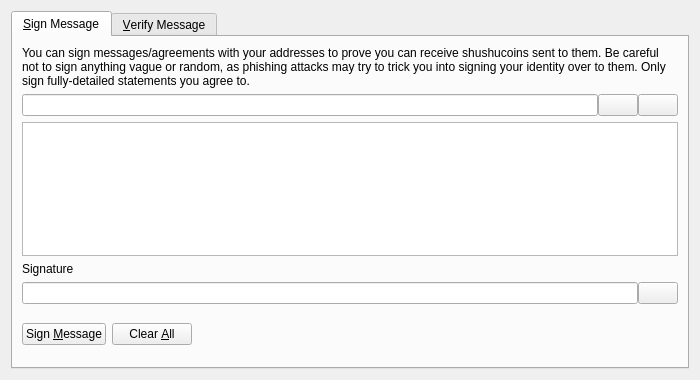
<?xml version="1.0" encoding="UTF-8"?>
<ui version="4.0">
 <class>SignVerifyMessageDialog</class>
 <widget class="QDialog" name="SignVerifyMessageDialog">
  <property name="geometry">
   <rect>
    <x>0</x>
    <y>0</y>
    <width>700</width>
    <height>380</height>
   </rect>
  </property>
  <property name="windowTitle">
   <string>Signatures - Sign / Verify a Message</string>
  </property>
  <property name="modal">
   <bool>true</bool>
  </property>
  <layout class="QVBoxLayout" name="verticalLayout">
   <item>
    <widget class="QTabWidget" name="tabWidget">
     <property name="currentIndex">
      <number>0</number>
     </property>
     <widget class="QWidget" name="tabSignMessage">
      <attribute name="title">
       <string>&amp;Sign Message</string>
      </attribute>
      <layout class="QVBoxLayout" name="verticalLayout_SM">
       <item>
        <widget class="QLabel" name="infoLabel_SM">
         <property name="text">
          <string>You can sign messages/agreements with your addresses to prove you can receive shushucoins sent to them. Be careful not to sign anything vague or random, as phishing attacks may try to trick you into signing your identity over to them. Only sign fully-detailed statements you agree to.</string>
         </property>
         <property name="textFormat">
          <enum>Qt::PlainText</enum>
         </property>
         <property name="wordWrap">
          <bool>true</bool>
         </property>
        </widget>
       </item>
       <item>
        <layout class="QHBoxLayout" name="horizontalLayout_1_SM">
         <property name="spacing">
          <number>0</number>
         </property>
         <item>
          <widget class="QValidatedLineEdit" name="addressIn_SM">
           <property name="toolTip">
            <string>The ShuShuCoin address to sign the message with</string>
           </property>
          </widget>
         </item>
         <item>
          <widget class="QPushButton" name="addressBookButton_SM">
           <property name="toolTip">
            <string>Choose previously used address</string>
           </property>
           <property name="text">
            <string/>
           </property>
           <property name="icon">
            <iconset resource="../bitcoin.qrc">
             <normaloff>:/icons/address-book</normaloff>:/icons/address-book</iconset>
           </property>
           <property name="shortcut">
            <string>Alt+A</string>
           </property>
           <property name="autoDefault">
            <bool>false</bool>
           </property>
          </widget>
         </item>
         <item>
          <widget class="QPushButton" name="pasteButton_SM">
           <property name="toolTip">
            <string>Paste address from clipboard</string>
           </property>
           <property name="text">
            <string/>
           </property>
           <property name="icon">
            <iconset resource="../bitcoin.qrc">
             <normaloff>:/icons/editpaste</normaloff>:/icons/editpaste</iconset>
           </property>
           <property name="shortcut">
            <string>Alt+P</string>
           </property>
           <property name="autoDefault">
            <bool>false</bool>
           </property>
          </widget>
         </item>
        </layout>
       </item>
       <item>
        <widget class="QPlainTextEdit" name="messageIn_SM">
         <property name="toolTip">
          <string>Enter the message you want to sign here</string>
         </property>
        </widget>
       </item>
       <item>
        <widget class="QLabel" name="signatureLabel_SM">
         <property name="text">
          <string>Signature</string>
         </property>
         <property name="textFormat">
          <enum>Qt::PlainText</enum>
         </property>
        </widget>
       </item>
       <item>
        <layout class="QHBoxLayout" name="horizontalLayout_2_SM">
         <property name="spacing">
          <number>0</number>
         </property>
         <item>
          <widget class="QLineEdit" name="signatureOut_SM">
           <property name="font">
            <font>
             <italic>true</italic>
            </font>
           </property>
           <property name="readOnly">
            <bool>true</bool>
           </property>
          </widget>
         </item>
         <item>
          <widget class="QPushButton" name="copySignatureButton_SM">
           <property name="toolTip">
            <string>Copy the current signature to the system clipboard</string>
           </property>
           <property name="text">
            <string/>
           </property>
           <property name="icon">
            <iconset resource="../bitcoin.qrc">
             <normaloff>:/icons/editcopy</normaloff>:/icons/editcopy</iconset>
           </property>
           <property name="autoDefault">
            <bool>false</bool>
           </property>
          </widget>
         </item>
        </layout>
       </item>
       <item>
        <layout class="QHBoxLayout" name="horizontalLayout_3_SM">
         <item>
          <widget class="QPushButton" name="signMessageButton_SM">
           <property name="toolTip">
            <string>Sign the message to prove you own this ShuShuCoin address</string>
           </property>
           <property name="text">
            <string>Sign &amp;Message</string>
           </property>
           <property name="icon">
            <iconset resource="../bitcoin.qrc">
             <normaloff>:/icons/edit</normaloff>:/icons/edit</iconset>
           </property>
           <property name="autoDefault">
            <bool>false</bool>
           </property>
          </widget>
         </item>
         <item>
          <widget class="QPushButton" name="clearButton_SM">
           <property name="toolTip">
            <string>Reset all sign message fields</string>
           </property>
           <property name="text">
            <string>Clear &amp;All</string>
           </property>
           <property name="icon">
            <iconset resource="../bitcoin.qrc">
             <normaloff>:/icons/remove</normaloff>:/icons/remove</iconset>
           </property>
           <property name="autoDefault">
            <bool>false</bool>
           </property>
          </widget>
         </item>
         <item>
          <spacer name="horizontalSpacer_1_SM">
           <property name="orientation">
            <enum>Qt::Horizontal</enum>
           </property>
           <property name="sizeHint" stdset="0">
            <size>
             <width>40</width>
             <height>48</height>
            </size>
           </property>
          </spacer>
         </item>
         <item>
          <widget class="QLabel" name="statusLabel_SM">
           <property name="font">
            <font>
             <weight>75</weight>
             <bold>true</bold>
            </font>
           </property>
           <property name="text">
            <string/>
           </property>
           <property name="wordWrap">
            <bool>true</bool>
           </property>
          </widget>
         </item>
         <item>
          <spacer name="horizontalSpacer_2_SM">
           <property name="orientation">
            <enum>Qt::Horizontal</enum>
           </property>
           <property name="sizeHint" stdset="0">
            <size>
             <width>40</width>
             <height>48</height>
            </size>
           </property>
          </spacer>
         </item>
        </layout>
       </item>
      </layout>
     </widget>
     <widget class="QWidget" name="tabVerifyMessage">
      <attribute name="title">
       <string>&amp;Verify Message</string>
      </attribute>
      <layout class="QVBoxLayout" name="verticalLayout_VM">
       <item>
        <widget class="QLabel" name="infoLabel_VM">
         <property name="text">
          <string>Enter the receiver's address, message (ensure you copy line breaks, spaces, tabs, etc. exactly) and signature below to verify the message. Be careful not to read more into the signature than what is in the signed message itself, to avoid being tricked by a man-in-the-middle attack. Note that this only proves the signing party receives with the address, it cannot prove sendership of any transaction!</string>
         </property>
         <property name="textFormat">
          <enum>Qt::PlainText</enum>
         </property>
         <property name="alignment">
          <set>Qt::AlignLeading|Qt::AlignLeft|Qt::AlignTop</set>
         </property>
         <property name="wordWrap">
          <bool>true</bool>
         </property>
        </widget>
       </item>
       <item>
        <layout class="QHBoxLayout" name="horizontalLayout_1_VM">
         <property name="spacing">
          <number>0</number>
         </property>
         <item>
          <widget class="QValidatedLineEdit" name="addressIn_VM">
           <property name="toolTip">
            <string>The ShuShuCoin address the message was signed with</string>
           </property>
          </widget>
         </item>
         <item>
          <widget class="QPushButton" name="addressBookButton_VM">
           <property name="toolTip">
            <string>Choose previously used address</string>
           </property>
           <property name="text">
            <string/>
           </property>
           <property name="icon">
            <iconset resource="../bitcoin.qrc">
             <normaloff>:/icons/address-book</normaloff>:/icons/address-book</iconset>
           </property>
           <property name="shortcut">
            <string>Alt+A</string>
           </property>
           <property name="autoDefault">
            <bool>false</bool>
           </property>
          </widget>
         </item>
        </layout>
       </item>
       <item>
        <widget class="QPlainTextEdit" name="messageIn_VM"/>
       </item>
       <item>
        <widget class="QValidatedLineEdit" name="signatureIn_VM"/>
       </item>
       <item>
        <layout class="QHBoxLayout" name="horizontalLayout_2_VM">
         <item>
          <widget class="QPushButton" name="verifyMessageButton_VM">
           <property name="toolTip">
            <string>Verify the message to ensure it was signed with the specified ShuShuCoin address</string>
           </property>
           <property name="text">
            <string>Verify &amp;Message</string>
           </property>
           <property name="icon">
            <iconset resource="../bitcoin.qrc">
             <normaloff>:/icons/transaction_0</normaloff>:/icons/transaction_0</iconset>
           </property>
           <property name="autoDefault">
            <bool>false</bool>
           </property>
          </widget>
         </item>
         <item>
          <widget class="QPushButton" name="clearButton_VM">
           <property name="toolTip">
            <string>Reset all verify message fields</string>
           </property>
           <property name="text">
            <string>Clear &amp;All</string>
           </property>
           <property name="icon">
            <iconset resource="../bitcoin.qrc">
             <normaloff>:/icons/remove</normaloff>:/icons/remove</iconset>
           </property>
           <property name="autoDefault">
            <bool>false</bool>
           </property>
          </widget>
         </item>
         <item>
          <spacer name="horizontalSpacer_1_VM">
           <property name="orientation">
            <enum>Qt::Horizontal</enum>
           </property>
           <property name="sizeHint" stdset="0">
            <size>
             <width>40</width>
             <height>48</height>
            </size>
           </property>
          </spacer>
         </item>
         <item>
          <widget class="QLabel" name="statusLabel_VM">
           <property name="font">
            <font>
             <weight>75</weight>
             <bold>true</bold>
            </font>
           </property>
           <property name="text">
            <string/>
           </property>
           <property name="wordWrap">
            <bool>true</bool>
           </property>
          </widget>
         </item>
         <item>
          <spacer name="horizontalSpacer_2_VM">
           <property name="orientation">
            <enum>Qt::Horizontal</enum>
           </property>
           <property name="sizeHint" stdset="0">
            <size>
             <width>40</width>
             <height>48</height>
            </size>
           </property>
          </spacer>
         </item>
        </layout>
       </item>
      </layout>
     </widget>
    </widget>
   </item>
  </layout>
 </widget>
 <customwidgets>
  <customwidget>
   <class>QValidatedLineEdit</class>
   <extends>QLineEdit</extends>
   <header>qvalidatedlineedit.h</header>
  </customwidget>
 </customwidgets>
 <resources>
  <include location="../bitcoin.qrc"/>
 </resources>
 <connections/>
</ui>
